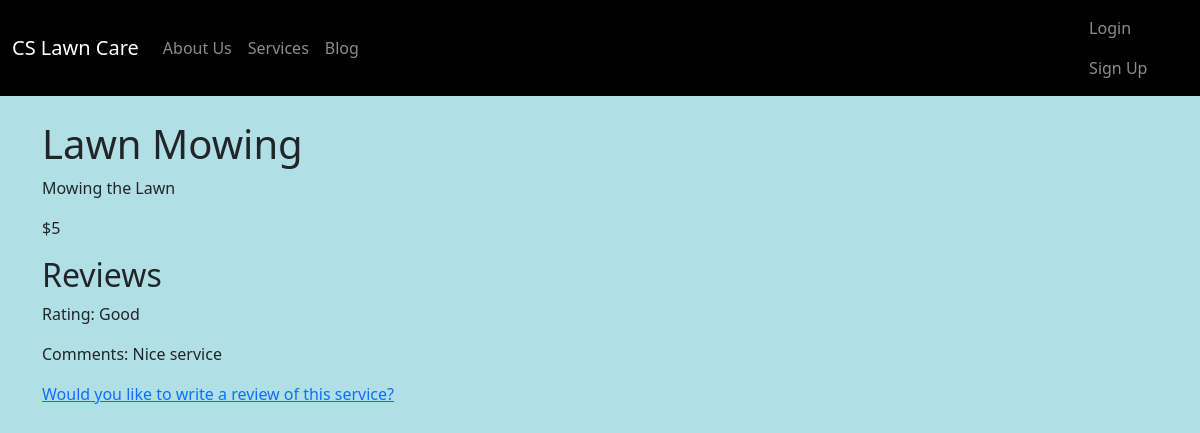
Screenshot of /service_detail/1 with the database file from the repository.
### LawnCare/models.py (models this page shows, shortened)
class Service(models.Model):
    serv_id = models.CharField(max_length=50)
    serv_title = models.CharField(max_length=200)
    serv_info = models.CharField(max_length=200)
    serv_cost = models.CharField(max_length=200)
    serv_rev = models.ForeignKey('Review', on_delete=models.RESTRICT, null=True)

class Review(models.Model):
    rev_id = models.CharField(max_length=50)
    rev_rating = models.CharField(max_length=5)
    rev_comments = models.CharField(max_length=500)
    serv_id = models.ForeignKey('Service', on_delete=models.RESTRICT, null=True)

### LawnCare/views.py (the view)
# urls.py: path('service_detail/<int:pk>', views.ServiceDetailView.as_view(), name='service_detail'),
class ServiceDetailView(generic.DetailView):
    model = Service

### LawnCare/templates/LawnCare/service_detail.html
{% extends "LawnCare/base.html" %}
{% block content %}
<h1>{{ service.serv_title }}</h1>
    <p>{{ service.serv_info }}</p>
    <p>{{ service.serv_cost }}</p>
    <h2>Reviews</h2>
    <p>Rating: {{ service.serv_rev.rev_rating }}</p>
    <p>Comments: {{ service.serv_rev.rev_comments }}</p>
    <a href="{% url 'review_create' %}">Would you like to write a review of this service?</a>
{% endblock %}

### rows the page displays
Service: serv_title "Lawn Mowing", serv_info "Mowing the Lawn", serv_cost "$5", serv_rev.rev_rating "Good", serv_rev.rev_comments "Nice service"
